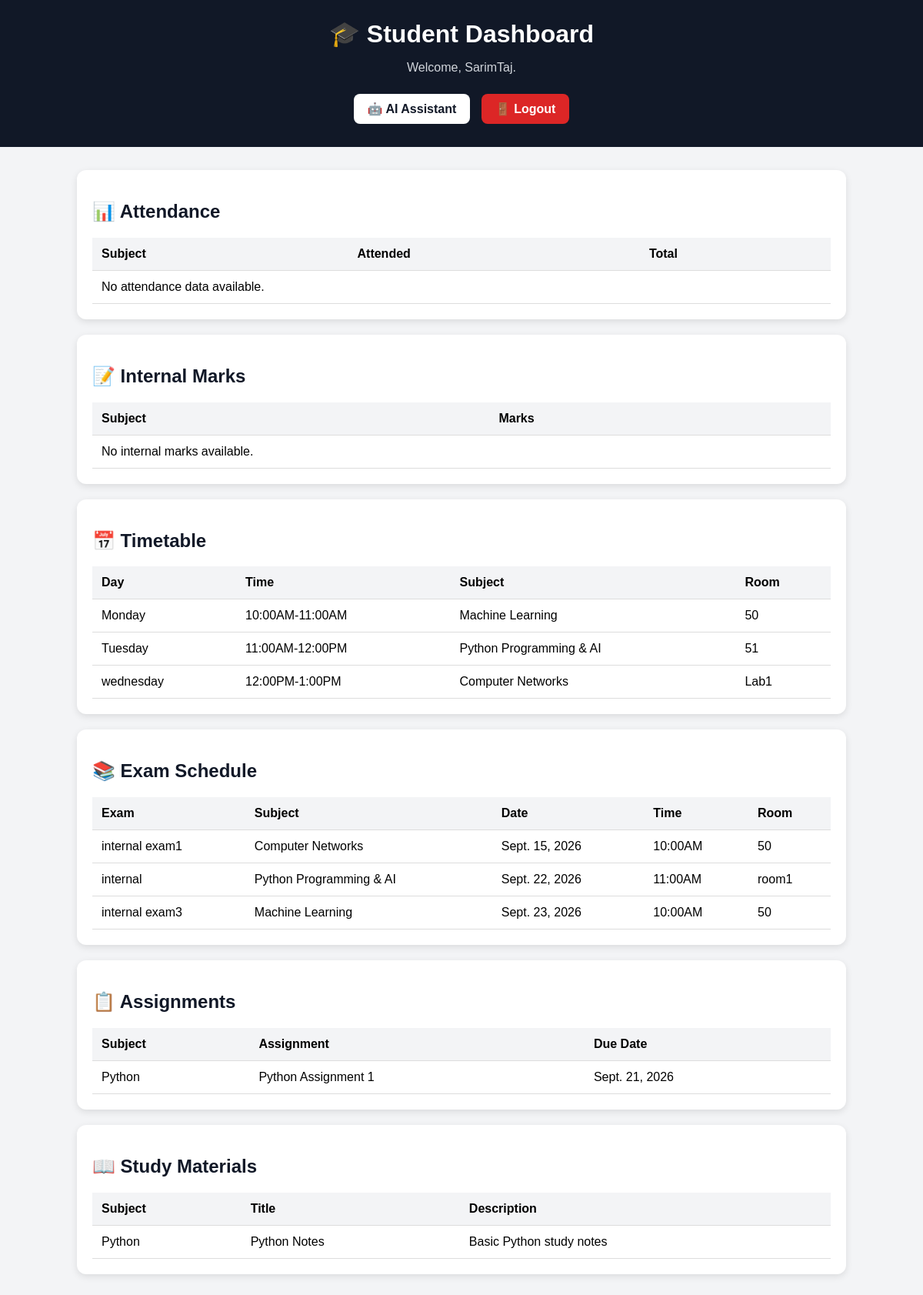
The page /dashboard/ (signed in) on the database its author committed.
### student/models.py (models this page shows, shortened)
class Timetable(models.Model):
    day = models.CharField(max_length=20)
    time = models.CharField(max_length=30)
    subject = models.CharField(max_length=100)
    room = models.CharField(max_length=50)

class ExamSchedule(models.Model):
    exam_name = models.CharField(max_length=100)
    subject = models.CharField(max_length=100)
    exam_date = models.DateField()
    exam_time = models.CharField(max_length=30)
    room = models.CharField(max_length=50)

class Assignment(models.Model):
    subject = models.CharField(max_length=100)
    title = models.CharField(max_length=200)
    due_date = models.DateField()

class StudyMaterial(models.Model):
    subject = models.CharField(max_length=100)
    title = models.CharField(max_length=200)
    description = models.TextField(blank=True)

### student/views.py (the view)
# urls.py: path("dashboard/", views.dashboard, name="dashboard"),
@login_required
def dashboard(request):
    attendance = Attendance.objects.filter(
        student=request.user
    )
    marks = InternalMark.objects.filter(
        student=request.user
    )
    timetable = Timetable.objects.all()
    exams = ExamSchedule.objects.all()
    assignments = Assignment.objects.all()
    study_materials = StudyMaterial.objects.all()
    return render(
        request,
        "student/dashboard.html",
        {
            "attendance": attendance,
            "marks": marks,
            "timetable": timetable,
            "exams": exams,
            "assignments": assignments,
            "study_materials": study_materials,
        }
    )

### student/templates/student/dashboard.html (shortened to what this page needs)
<!DOCTYPE html>
<html>
<head>
</head>
<body>
<header>
    <h1>🎓 Student Dashboard</h1>
    <p class="welcome">
        Welcome, {{ request.user.username }}
    </p>
    <div class="nav">
        <a href="{% url 'ai_assistant' %}" class="ai-button">
            🤖 AI Assistant
        </a>
        <a href="{% url 'logout' %}" class="logout">
            🚪 Logout
        </a>
    </div>
</header>
<div class="container">
    <div class="card">
        <h2>📊 Attendance</h2>
        <table>
            <tr>
                <th>Subject</th>
                <th>Attended</th>
                <th>Total</th>
            </tr>
            {% for item in attendance %}
            <tr>
                <td>{{ item.subject }}</td>
                <td>{{ item.attended_classes }}</td>
                <td>{{ item.total_classes }}</td>
            </tr>
            {% empty %}
            <tr>
                <td colspan="3">
                    No attendance data available.
                </td>
            </tr>
            {% endfor %}
        </table>
    </div>
    <div class="card">
        <h2>📝 Internal Marks</h2>
        <table>
            <tr>
                <th>Subject</th>
                <th>Marks</th>
            </tr>
            {% for item in marks %}
            <tr>
                <td>{{ item.subject }}</td>
                <td>{{ item.marks }}</td>
            </tr>
            {% empty %}
            <tr>
                <td colspan="2">
                    No internal marks available.
                </td>
            </tr>
            {% endfor %}
        </table>
    </div>
    <div class="card">
        <h2>📅 Timetable</h2>
        <table>
            <tr>
                <th>Day</th>
                <th>Time</th>
                <th>Subject</th>
                <th>Room</th>
            </tr>
            {% for item in timetable %}
            <tr>
                <td>{{ item.day }}</td>
                <td>{{ item.time }}</td>
                <td>{{ item.subject }}</td>
                <td>{{ item.room }}</td>
            </tr>
            {% empty %}
            <tr>
                <td colspan="4">
                    No timetable available.
                </td>
            </tr>
            {% endfor %}
        </table>
    </div>
    <div class="card">
        <h2>📚 Exam Schedule</h2>
        <table>
            <tr>
                <th>Exam</th>
                <th>Subject</th>
                <th>Date</th>
                <th>Time</th>
                <th>Room</th>
            </tr>
            {% for item in exams %}
            <tr>
                <td>{{ item.exam_name }}</td>
                <td>{{ item.subject }}</td>
                <td>{{ item.exam_date }}</td>
                <td>{{ item.exam_time }}</td>
                <td>{{ item.room }}</td>
            </tr>
            {% empty %}
            <tr>
                <td colspan="5">
                    No exam schedule available.
                </td>
            </tr>
            {% endfor %}
        </table>
    </div>
    <div class="card">
        <h2>📋 Assignments</h2>
        <table>
            <tr>
                <th>Subject</th>
                <th>Assignment</th>
                <th>Due Date</th>
            </tr>
            {% for item in assignments %}
            <tr>
                <td>{{ item.subject }}</td>
                <td>{{ item.title }}</td>
                <td>{{ item.due_date }}</td>
            </tr>
            {% empty %}
            <tr>
                <td colspan="3">
                    No assignments available.
                </td>
            </tr>
            {% endfor %}
        </table>
    </div>
    <div class="card">
        <h2>📖 Study Materials</h2>
        <table>
            <tr>
                <th>Subject</th>
                <th>Title</th>
                <th>Description</th>
            </tr>
            {% for item in study_materials %}
            <tr>
                <td>{{ item.subject }}</td>
                <td>{{ item.title }}</td>
                <td>{{ item.description }}</td>
            </tr>
            {% empty %}
            <tr>
                <td colspan="3">
                    No study materials available.
                </td>
            </tr>
            {% endfor %}
        </table>
    </div>
</div>
</body>
</html>

### student/templates/student/dashboard.html (style rules this page uses)
body { font-family: Arial, sans-serif; background: #f3f4f6; margin: 0; }
header { background: #111827; color: white; padding: 25px; text-align: center; }
header h1 { margin: 0 0 8px; }
.welcome { color: #d1d5db; }
.nav { margin-top: 20px; }
.nav a { display: inline-block; text-decoration: none; padding: 10px 18px; margin: 5px; border-radius: 8px; font-weight: bold; }
.ai-button { background: white; color: #111827; }
.logout { background: #dc2626; color: white; }
.container { width: 90%; max-width: 1000px; margin: 30px auto; }
.card { background: white; padding: 20px; margin-bottom: 20px; border-radius: 12px; box-shadow: 0 3px 10px rgba(0,0,0,0.1); }
h2 { color: #111827; }
table { width: 100%; border-collapse: collapse; }
th, td { padding: 12px; border-bottom: 1px solid #ddd; text-align: left; }
th { background: #f3f4f6; }

### rows shown on the page
Timetable: day "Monday", time "10:00AM-11:00AM", subject "Machine Learning", room "50"
Timetable: day "Tuesday", time "11:00AM-12:00PM", subject "Python Programming & AI", room "51"
Timetable: day "wednesday", time "12:00PM-1:00PM", subject "Computer Networks", room "Lab1"
ExamSchedule: exam_name "internal exam1", subject "Computer Networks", exam_date "Sept. 15, 2026", exam_time "10:00AM", room "50"
ExamSchedule: exam_name "internal", subject "Python Programming & AI", exam_date "Sept. 22, 2026", exam_time "11:00AM", room "room1"
ExamSchedule: exam_name "internal exam3", subject "Machine Learning", exam_date "Sept. 23, 2026", exam_time "10:00AM", room "50"
Assignment: subject "Python", title "Python Assignment 1", due_date "Sept. 21, 2026"
StudyMaterial: subject "Python", title "Python Notes", description "Basic Python study notes"

### other values the page prints
{{ request.user.username }} "SarimTaj."
